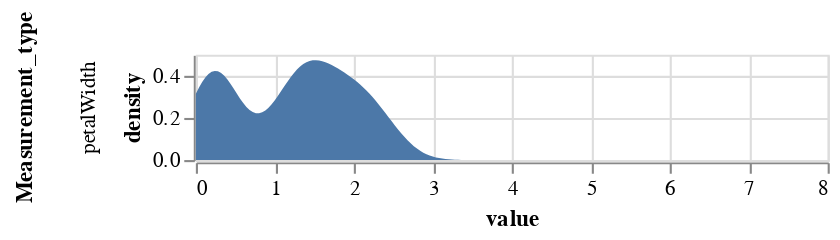

The code cell stored with this chart in its notebook:
### Code cell
from vega_datasets import data

source = data.iris()
source = source[['petalWidth']]
print(source)
alt.Chart(source).transform_fold(
    ['petalWidth'],
    as_ = ['Measurement_type', 'value']
).transform_density(
    density='value',
    bandwidth=0.3,
    groupby=['Measurement_type'],
    extent= [0, 8]
).mark_area().encode(
    alt.X('value:Q'),
    alt.Y('density:Q'),
    alt.Row('Measurement_type:N')
).properties(width=300, height=50)

### Figure 1 — Vega-Lite specification as saved in the notebook (floating-point values rounded to 4 significant figures; data arrays with more than 128 entries replaced by an {"elided": "..."} marker saying what was removed)
{"config": {"view": {"continuousWidth": 400, "continuousHeight": 300}}, "data": {"name": "data-d81cf21d139c6b9fd21dbf3881f43c10"}, "mark": "area", "encoding": {"row": {"field": "Measurement_type", "type": "nominal"}, "x": {"field": "value", "type": "quantitative"}, "y": {"field": "density", "type": "quantitative"}}, "height": 50, "transform": [{"fold": ["petalWidth"], "as": ["Measurement_type", "value"]}, {"density": "value", "bandwidth": 0.3, "extent": [0, 8], "groupby": ["Measurement_type"]}], "width": 300, "$schema": "https://vega.github.io/schema/vega-lite/v4.17.0.json", "datasets": {"data-d81cf21d139c6b9fd21dbf3881f43c10": {"elided": "150 records"}}}
